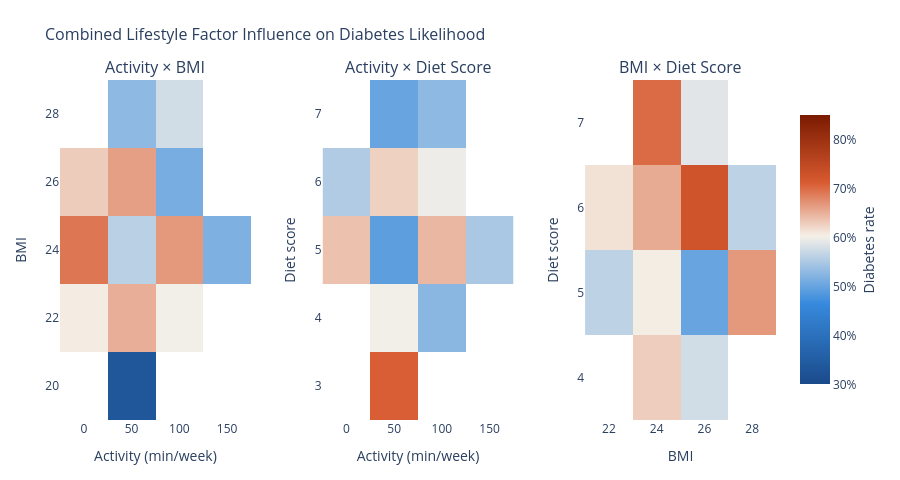

Notebook source saved alongside this figure:
### Code cell
lifestyle['activity_bin'] = (lifestyle['physical_activity_minutes_per_week'] // 50) * 50
lifestyle['bmi_bin']      = (lifestyle['bmi'] // 2) * 2
lifestyle['diet_bin']     = (lifestyle['diet_score'] // 1) * 1

df = lifestyle[
    (lifestyle['physical_activity_minutes_per_week'] <= 550) &
    (lifestyle['bmi'] <= 38)
].copy()

MIN_N = 30  

def make_pivot(df, row_col, col_col):
    agg = df.groupby([row_col, col_col])['diagnosed_diabetes'].agg(['mean','count']).reset_index()
    agg = agg[agg['count'] >= MIN_N]
    return agg.pivot(index=row_col, columns=col_col, values='mean')

p_act_bmi  = make_pivot(df, 'bmi_bin',  'activity_bin')   # BMI rows, Activity cols
p_act_diet = make_pivot(df, 'diet_bin', 'activity_bin')   # Diet rows, Activity cols
p_bmi_diet = make_pivot(df, 'diet_bin', 'bmi_bin')        # Diet rows, BMI cols

overall = df['diagnosed_diabetes'].mean()

colorscale = [
    [0.0,  '#1a4a8a'],
    [0.3,  '#378ADD'],
    [0.55, '#f5f0e8'],
    [0.75, '#D85A30'],
    [1.0,  '#7a1a00']
]

def heatmap_trace(pivot, xlab, ylab, name):
    x = [str(int(v) if v == int(v) else v) for v in pivot.columns]
    y = [str(int(v) if v == int(v) else v) for v in pivot.index]
    z = pivot.values.tolist()
    return go.Heatmap(
        x=x, y=y, z=z,
        colorscale=colorscale,
        zmin=0.3, zmax=0.85,
        colorbar=dict(
            title=dict(text='Diabetes rate', side='right'),
            tickformat='.0%',
            len=0.85
        ),
        hovertemplate=(
            xlab + ': %{x}<br>' +
            ylab + ': %{y}<br>' +
            'Diabetes rate: %{z:.1%}<extra>' + name + '</extra>'
        ),
        name=name,
        showscale=True
    )

fig = make_subplots(
    rows=1, cols=3,
    subplot_titles=(
        'Activity × BMI',
        'Activity × Diet Score',
        'BMI × Diet Score'
    ),
    horizontal_spacing=0.10
)

fig.add_trace(heatmap_trace(p_act_bmi,  'Activity (min/wk)', 'BMI',        'Activity × BMI'),  row=1, col=1)
fig.add_trace(heatmap_trace(p_act_diet, 'Activity (min/wk)', 'Diet score', 'Activity × Diet'), row=1, col=2)
fig.add_trace(heatmap_trace(p_bmi_diet, 'BMI',               'Diet score', 'BMI × Diet'),       row=1, col=3)

fig.data[1].showscale = False
fig.data[2].showscale = False

fig.update_layout(
    title=dict(
        text='Combined Lifestyle Factor Influence on Diabetes Likelihood',
        font=dict(size=16)
    ),
    height=480,
    plot_bgcolor='white',
    paper_bgcolor='white',
    showlegend=False,
    margin=dict(t=80, b=60, l=60, r=80)
)

fig.update_xaxes(title_text='Activity (min/week)', row=1, col=1)
fig.update_yaxes(title_text='BMI',                 row=1, col=1)
fig.update_xaxes(title_text='Activity (min/week)', row=1, col=2)
fig.update_yaxes(title_text='Diet score',          row=1, col=2)
fig.update_xaxes(title_text='BMI',                 row=1, col=3)
fig.update_yaxes(title_text='Diet score',          row=1, col=3)

fig.show()

### Figure 1 — Plotly figure (JSON) as saved in the notebook; plotly's stock layout.template omitted (floating-point values rounded to 4 significant figures)
{"data": [{"colorbar": {"len": 0.85, "tickformat": ".0%", "title": {"side": "right", "text": "Diabetes rate"}}, "colorscale": [[0, "#1a4a8a"], [0.3, "#378ADD"], [0.55, "#f5f0e8"], [0.75, "#D85A30"], [1, "#7a1a00"]], "hovertemplate": "Activity (min/wk): %{x}<br>BMI: %{y}<br>Diabetes rate: %{z:.1%}<extra>Activity × BMI</extra>", "name": "Activity × BMI", "showscale": true, "type": "heatmap", "x": ["0", "50", "100", "150"], "xaxis": "x", "y": ["20", "22", "24", "26", "28"], "yaxis": "y", "z": [[null, 0.3333, null, null], [0.6061, 0.6508, 0.6, null], [0.6923, 0.5588, 0.6667, 0.5161], [0.6286, 0.6615, 0.5116, null], [null, 0.5278, 0.5758, null]], "zmax": 0.85, "zmin": 0.3}, {"colorbar": {"len": 0.85, "tickformat": ".0%", "title": {"side": "right", "text": "Diabetes rate"}}, "colorscale": [[0, "#1a4a8a"], [0.3, "#378ADD"], [0.55, "#f5f0e8"], [0.75, "#D85A30"], [1, "#7a1a00"]], "hovertemplate": "Activity (min/wk): %{x}<br>Diet score: %{y}<br>Diabetes rate: %{z:.1%}<extra>Activity × Diet</extra>", "name": "Activity × Diet", "showscale": false, "type": "heatmap", "x": ["0", "50", "100", "150"], "xaxis": "x2", "y": ["3", "4", "5", "6", "7"], "yaxis": "y2", "z": [[null, 0.7097, null, null], [null, 0.6, 0.525, null], [0.6364, 0.4925, 0.6444, 0.5484], [0.5532, 0.625, 0.5965, null], [null, 0.5, 0.5278, null]], "zmax": 0.85, "zmin": 0.3}, {"colorbar": {"len": 0.85, "tickformat": ".0%", "title": {"side": "right", "text": "Diabetes rate"}}, "colorscale": [[0, "#1a4a8a"], [0.3, "#378ADD"], [0.55, "#f5f0e8"], [0.75, "#D85A30"], [1, "#7a1a00"]], "hovertemplate": "BMI: %{x}<br>Diet score: %{y}<br>Diabetes rate: %{z:.1%}<extra>BMI × Diet</extra>", "name": "BMI × Diet", "showscale": false, "type": "heatmap", "x": ["22", "24", "26", "28"], "xaxis": "x3", "y": ["4", "5", "6", "7"], "yaxis": "y3", "z": [[null, 0.6279, 0.5758, null], [0.5625, 0.6047, 0.5, 0.6667], [0.6136, 0.6538, 0.725, 0.5625], [null, 0.7, 0.5882, null]], "zmax": 0.85, "zmin": 0.3}], "layout": {"annotations": [{"font": {"size": 16}, "showarrow": false, "text": "Activity × BMI", "x": 0.1333, "xanchor": "center", "xref": "paper", "y": 1, "yanchor": "bottom", "yref": "paper"}, {"font": {"size": 16}, "showarrow": false, "text": "Activity × Diet Score", "x": 0.5, "xanchor": "center", "xref": "paper", "y": 1, "yanchor": "bottom", "yref": "paper"}, {"font": {"size": 16}, "showarrow": false, "text": "BMI × Diet Score", "x": 0.8667, "xanchor": "center", "xref": "paper", "y": 1, "yanchor": "bottom", "yref": "paper"}], "height": 480, "margin": {"b": 60, "l": 60, "r": 80, "t": 80}, "paper_bgcolor": "white", "plot_bgcolor": "white", "showlegend": false, "title": {"font": {"size": 16}, "text": "Combined Lifestyle Factor Influence on Diabetes Likelihood"}, "xaxis": {"anchor": "y", "domain": [0, 0.2667], "title": {"text": "Activity (min/week)"}}, "xaxis2": {"anchor": "y2", "domain": [0.3667, 0.6333], "title": {"text": "Activity (min/week)"}}, "xaxis3": {"anchor": "y3", "domain": [0.7333, 1], "title": {"text": "BMI"}}, "yaxis": {"anchor": "x", "domain": [0, 1], "title": {"text": "BMI"}}, "yaxis2": {"anchor": "x2", "domain": [0, 1], "title": {"text": "Diet score"}}, "yaxis3": {"anchor": "x3", "domain": [0, 1], "title": {"text": "Diet score"}}}}
